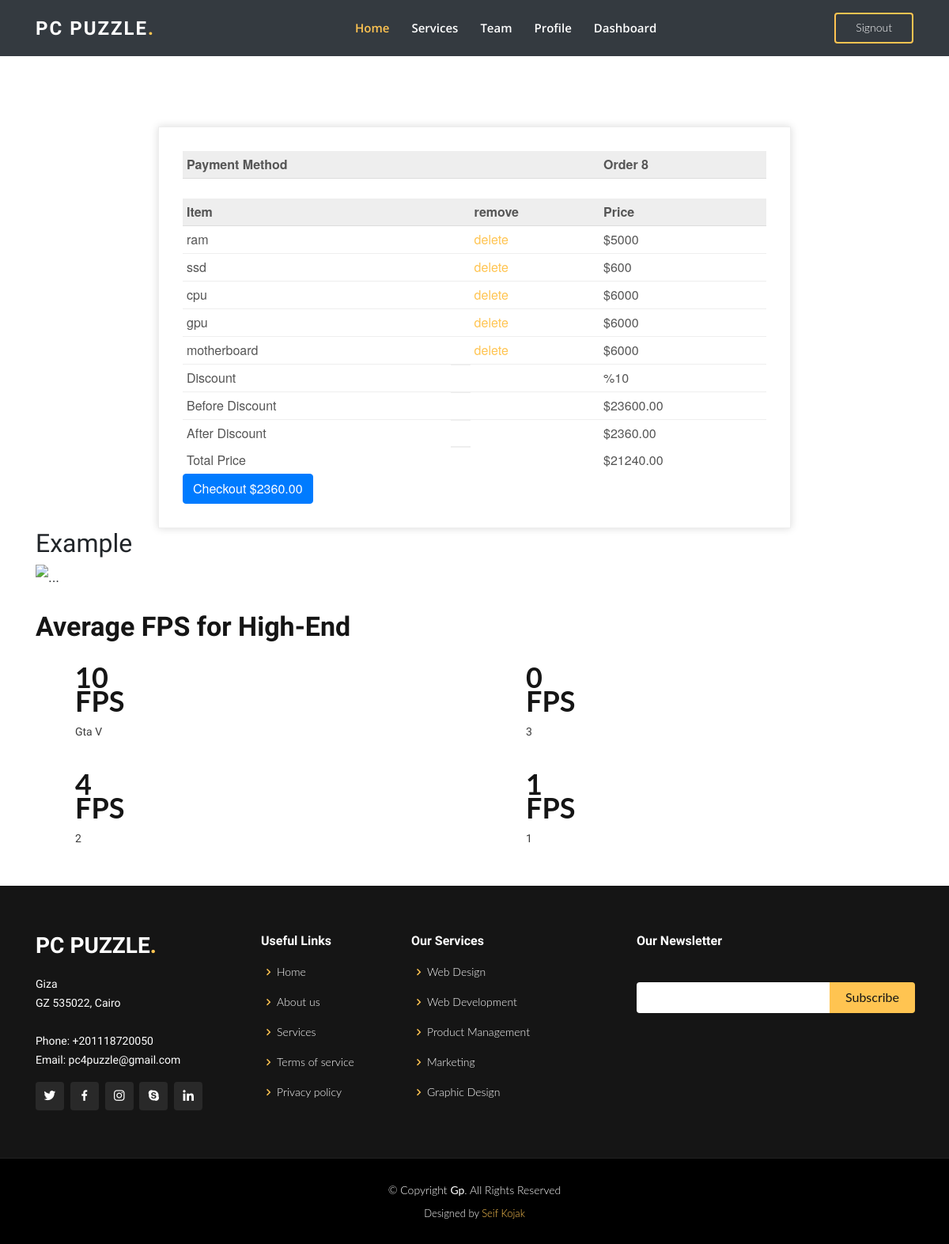
Page /result/ (signed in) on the committed database.
### Tech_Parts/models.py (models this page shows, shortened)
class Order(models.Model):
    customer=models.ForeignKey(Customer,blank=True,null=True,on_delete=models.CASCADE)
    products=models.ManyToManyField(Product,blank=True)
    code=models.CharField(blank=True,null=True,max_length=100)
    ordered=models.BooleanField(default=False)
    delivered=models.BooleanField(default=False)
    device=models.CharField(max_length=120,blank=True,null=True)
    def total_price(self):
        price=0
        for i in self.products.all():
            price += i.price
        return price
    def discount(self):
        percentage=(10/100)*self.total_price()
        return percentage
    def after_price(self):
        price= self.total_price() - self.discount()
        return price

class Product(models.Model):
    name=models.CharField(max_length=100)
    image=models.CharField(max_length=3000)
    price=models.PositiveIntegerField(default=0)
    category=models.ForeignKey(Category,default=1,null=True,on_delete=models.SET_NULL)
    processor=models.ManyToManyField(Processor)
    type=models.ForeignKey(Type,default=6,null=True,on_delete=models.SET_NULL)
    details=HTMLField()
    code=models.CharField(max_length=100,blank=True)
    slug=models.SlugField(blank=True,max_length=100,unique=True)

class Filters(models.Model):
    type=models.ForeignKey(Type,blank=True,null=True,on_delete=models.CASCADE)
    processor=models.ManyToManyField(Processor,blank=True)
    category=models.ForeignKey(Category,blank=True,null=True,on_delete=models.CASCADE)
    device=models.CharField(max_length=120,blank=True,null=True)
    customer=models.ForeignKey(Customer,null=True,blank=True,on_delete=models.CASCADE)

class Category(models.Model):
    name=models.CharField(max_length=50)

class Games(models.Model):
    name=models.CharField(max_length=50)
    gamer_high_end=models.PositiveIntegerField(default=0)
    gamer_medium=models.PositiveIntegerField(default=0)
    gamer_low_end=models.PositiveIntegerField(default=0)
    li=models.CharField(max_length=100)

### Tech_Parts/views.py (the view, shortened to what this page needs)
# urls.py: path("result/",views.result,name="result"),
def result(request):
    gammes=Games.objects.all()
    supplier=Supplier.objects.all()
    error=False
    if request.user.is_authenticated:
        order=Order.objects.filter(customer_id=request.user.id,ordered=True,delivered=False)
        filter=Filters.objects.filter(customer_id=request.user.id)
        if filter.exists():
            my_filter=Filters.objects.get(customer_id=request.user.id)
            similar=Product.objects.filter(category=my_filter.category)[0:3]  | Product.objects.filter(processor__in=my_filter.processor.all()).distinct()[0:3]  | Product.objects.filter(type=my_filter.type)[0:3]
            eng=Fps_Numbers.objects.filter(name__icontains="Engineer",category=my_filter.category)
            prog=Fps_Numbers.objects.filter(name__icontains="Programmer",category=my_filter.category)
        else:
            messages.error(request,"you don't have order yet")
            return redirect(reverse("home:home"))
        if order.exists():
            my_order=Order.objects.get(customer_id=request.user.id,ordered=True,delivered=False)
            if my_order.products.count() < 1:
                error=True
            for i in my_order.products.all():
                if my_order.products.filter(name__icontains="ssd").exists() and my_order.products.filter(name__icontains="gpu").exists() and my_order.products.filter(name__icontains="motherboard").exists() and my_order.products.filter(name__icontains="ram").exists() and my_order.products.filter(name__icontains="cpu").exists() :
                    error=False
                elif my_order.products.filter(type__name="Normal").exists():
                    error=True
                    similar= Product.objects.filter(type=my_filter.type)[0:3] |Product.objects.filter(category=my_filter.category)[0:3]
                else:
                    error=True
        else:
            messages.error(request,"you don't have order yet")
            return redirect(reverse("home:home"))
    context={"prog":prog,"eng":eng,"orders":my_order,"similar":similar,"filters":my_filter,"suppliers":supplier,"gammes":gammes,"error":error}
    return render(request,"result.html",context)

### templates/result.html (shortened to what this page needs)
  {% extends 'base.html' %}
{% load static %}
  {% block content %}
  <body>
<div id="contt" class="container">
<div class='row'>
<div class="col">
  <div class="invoice-box">
    <form method="POST">
    <table cellpadding="0" cellspacing="0">
      <tr class="heading">
        <td>Payment Method</td>
        <td></td>
        <td></td>
        <td>Order {{orders.id}}</td>
      </tr>
      <tr class="details">
        <td></td>
        <td></td>
      </tr>
      <tr class="heading">
        <td>Item</td>
        <td></td>
        <td>remove</td>
        <td>Price</td>
      </tr>
{% for i in orders.products.all %}
      <tr class="item">
        <td>{{i.name}}</td>
        <td></td>
        <td><a href="{% url 'home:order_edit' slug=i.slug %}">delete</a></td>
        <td>${{i.price}}</td>
      </tr>
{% endfor %}
<tr class='item total'>
  <td class="total">Discount</td>
   {% if request.user.is_anonymous %}
   <td></td>
   <td></td>
   <td>%0</td>
   {% else %}
   <td></td>
   <td></td>
   <td>%10</td>
  {% endif %}
</tr>
<tr class='item total'>
  {% if request.user.is_authenticated %}
  <td class="total">Before Discount</td>
   <td></td>
   <td></td>
   <td>${{orders.total_price|floatformat:2}}</td>
{% endif %}
</tr>
   <tr class="total">
     {% if request.user.is_authenticated %}
       <td>After Discount</td>
       <td></td>
       <td></td>
    <td>${{orders.discount|floatformat:2}}</td>
    {% else %}
    <td>Total Price</td>
    <td></td>
    <td></td>
      <td>${{orders.total_price|floatformat:2}}</td>
      {% endif %}
      </tr>
      <tr class="total">
        {% if request.user.is_authenticated %}
          <td>Total Price</td>
          <td></td>
          <td></td>
       <td>${{orders.after_price|floatformat:2}}</td>
         {% endif %}
         </tr>
    </table>
    {% if request.user.is_authenticated %}
    <button class="btn btn-primary" type="submit" {% if orders.products.count == 0 %}disabled{% endif %}>Checkout ${{orders.discount|floatformat:2}}</button>
    {% endif %}
  </form>
  </div>
</div>
</div>
{% if filters.type.name == "Gamer" %}
 <div class="row">
   <div class="col">
    <h2> Example</h2>
    <div id="carouselExampleControls" class="carousel slide" data-ride="carousel">
      <div class="carousel-inner">
        <div class="carousel-item active">
          <img src="{% static 'assets/forza/01.jpg' %}" class="d-block w-100" alt="...">
        </div>
      </div>
      <a class="carousel-control-prev" href="#carouselExampleControls" role="button" data-slide="prev">
        <span class="carousel-control-prev-icon" aria-hidden="true"></span>
      </a>
      <a class="carousel-control-next" href="#carouselExampleControls" role="button" data-slide="next">
        <span class="carousel-control-next-icon" aria-hidden="true"></span>
      </a>
    </div>
  </div>
</div>
{% endif %}
<div class="row">
   <div class="col">
<div class="counts" data-aos="fade-up">
      {% if error == False %}
      <div class="content d-flex flex-column justify-content-center">
        {% if filters.type.name == "Gamer" %}
        <h3>Average FPS for {{filters.category.name}} </h3>
         <div class="row">
           {% for i in gammes %}
            <div class="col-md-6 d-md-flex align-items-md-stretch">
              <div class="count-box">
                {% if filters.category.name == "High-End" %}
                <span data-toggle="counter-up">{{i.gamer_high_end}}</span><span>FPS</span>
                {% elif filters.category.name == "Medium" %}
                <span data-toggle="counter-up">{{i.gamer_medium}}</span><span>FPS</span>
                {% else %}
                <span data-toggle="counter-up">{{i.gamer_low_end}}</span><span>FPS</span>
                {% endif %}
                <p><strong>{{i.name}}</strong></p>
              </div>
            </div>
          {% endfor %}
{% endif %}
</div>
  </div>
{% endif %}
</div>
   </div>
 </div>
</div>
  </body>
   {% endblock %}

### static/assets/css/style.css (style rules this page uses)
body { margin: 0; padding: 0; height: 100vh; justify-content: center; align-items: center; font-family: "Roboto", sans-serif; }
a { color: #ffc451; }
h1, h2, h3, h4, h5, h6 { font-family: "Raleway", sans-serif; }
.counts .content { padding: 30px 0; }
.counts .content h3 { font-weight: 700; font-size: 34px; color: #151515; }
.counts .content p { margin-bottom: 0; }
.counts .content .count-box { padding: 20px 0; width: 100%; }
.counts .content .count-box span { font-size: 36px; line-height: 30px; display: block; font-weight: 700; color: #151515; margin-left: 50px; }
.counts .content .count-box p { padding: 15px 0 0 0; margin: 0 0 0 50px; font-family: "Raleway", sans-serif; font-size: 14px; color: #3b3b3b; }
body { font: 300 1.25em/1.4 "Lato", sans-serif; }
h1, h2, h3, h4, h5, h6 { font-weight: 400; }
.invoice-box { max-width: 800px; margin: auto; padding: 30px; border: 1px solid #eee; box-shadow: 0 0 10px rgba(0, 0, 0, 0.15); font-size: 16px; line-height: 24px; font-family: 'Helvetica Neue', 'Helvetica', Helvetica, Arial, sans-serif; color: #555; }
.invoice-box table { width: 100%; line-height: inherit; text-align: left; }
.invoice-box table td { padding: 5px; vertical-align: top; }
.invoice-box table tr td:nth-child(2) { text-align: right; }
.invoice-box table tr.heading td { background: #eee; border-bottom: 1px solid #ddd; font-weight: bold; }
.invoice-box table tr.details td { padding-bottom: 20px; }
.invoice-box table tr.item td { border-bottom: 1px solid #eee; }
.invoice-box table tr.total td:nth-child(2) { border-top: 2px solid #eee; font-weight: bold; }

### templates/result.html (style rules this page uses)
#contt { margin-top:10rem !important; padding-bottom:0rem !important; }

### rows in the picture
Order: id "8", total_price "23600.00", discount "2360.00", after_price "21240.00"
Product: name "ram", price "5000"
Product: name "ssd", price "600"
Product: name "cpu", price "6000"
Product: name "gpu", price "6000"
Product: name "motherboard", price "6000"
Filters: category.name "High-End"
Games: gamer_high_end "10", name "Gta V"
Games: gamer_high_end "0", name "3"
Games: gamer_high_end "4", name "2"
Games: gamer_high_end "1", name "1"
